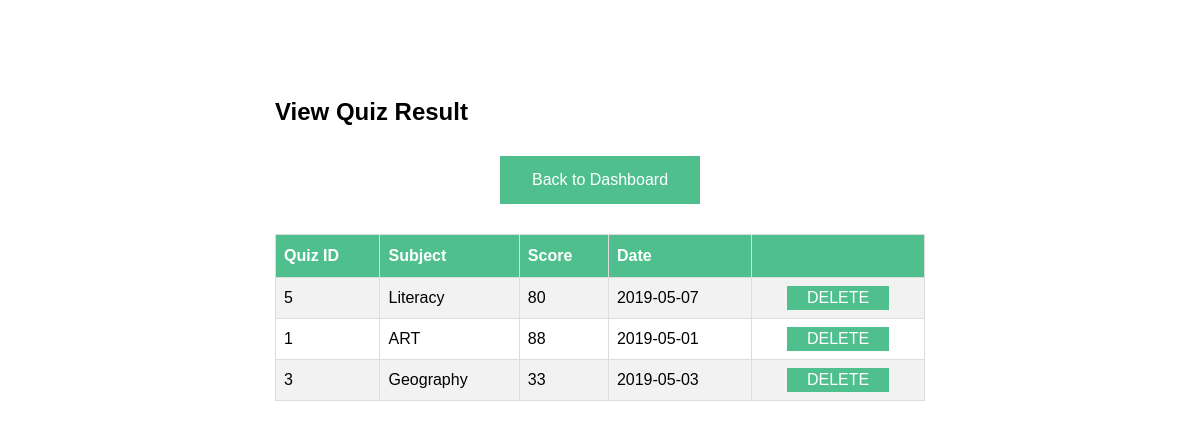
Screenshot of /student/1 (signed in) with the database file from the repository.
### tables this page shows
CREATE TABLE results(
    id INTEGER PRIMARY KEY,
    quizid INT,
    studentid INT, score INT
);

CREATE TABLE quiz(
    id INTEGER PRIMARY KEY,
    subject TEXT,
    questions INT,
    quizDate date
);

### class.py (the view)
@app.route('/student/<id>', methods=['GET'])
def view_quiz_result(id):
    if not session.get('logged_in'):
        return render_template('login.html', error='f')
    else:
        if request.method == 'GET':
            student = id
            if not student == '':
                cur = get_db().execute("SELECT * FROM results JOIN quiz ON results.quizid = quiz.id WHERE studentid='%s'" % student)
                results = cur.fetchall()
                return render_template('view_quiz_result.html', results=results)
            else:
                return redirect(url_for('dashboard'))
        else:
            return redirect(url_for('dashboard'))

### class.py (called while the page is built)
def get_db():
    db = getattr(g, '_database', None)
    if db is None:
        db = g._database = sql.connect(DATABASE)
    return db

### templates/view_quiz_result.html (shortened to what this page needs)
{% extends 'layout.html' %}
{% block content %}
    <h2 class="students" style="padding:10px">View Quiz Result</h2>
        {% if results|length > 0 %}
        <div class="students" style="text-align: center; padding: 20px;">
            <a class="button btn btn-blog pull-right marginBottom10" href="{{ url_for('dashboard') }}">Back to Dashboard</a>
        </div>
        <table class="students">
                <tr>
                    <th>Quiz ID</th>
                    <th>Subject</th>
                    <th>Score</th>
                    <th>Date</th>
                    <th>&nbsp;</th>
                </tr>
                {% for result in results %}
                    <tr>
                        <td>{{result[1]}}</td>
                        <td>{{result[5]}}</td>
                        <td>{{result[3]}}</td>
                        <td>{{result[7]}}</td>
                        <td style="text-align:center;"><a class="button2" href="{{ url_for('delete_result', id=result[0]) }}">DELETE</a></td>
                    </tr>
                {% endfor %}
            </table>
        {% endif %}
{% endblock %}

### static/css/layout.css (style rules this page uses)
html { position: relative; min-height: 100%; }
body { padding-top: 80px; }
.btn-blog { color: #ffffff; background-color: #000066; border-color: #000066; border-radius:0; margin-bottom:10px }
.students { font-family: "Trebuchet MS", Arial, Helvetica, sans-serif; border-collapse: collapse; width: 650px; margin: 0px auto; }
.students td, .students th { border: 1px solid #ddd; padding: 8px; }
.students tr:nth-child(even) { background-color: #f2f2f2; }
.students th { padding-top: 12px; padding-bottom: 12px; text-align: left; background-color: #4fc08d; color: white; }
.btn-blog { color: #ffffff; background-color: #4fc08d; border-color: #4fc08d; border-radius:0; margin-bottom:10px }
.button { background-color: #4fc08d; border: none; color: white; padding: 15px 32px; text-align: center; text-decoration: none; display: inline-block; font-size: 16px; }
.button2 { background-color: #4fc08d; border: none; color: white; padding: 3px 20px; text-align: center; text-decoration: none; display: inline-block; font-size: 16px; }
a:link { text-decoration: none; }

### rows the page displays
results: quizid "5", subject "Literacy", score "80", quizDate "2019-05-07"
results: quizid "1", subject "ART", score "88", quizDate "2019-05-01"
results: quizid "3", subject "Geography", score "33", quizDate "2019-05-03"
